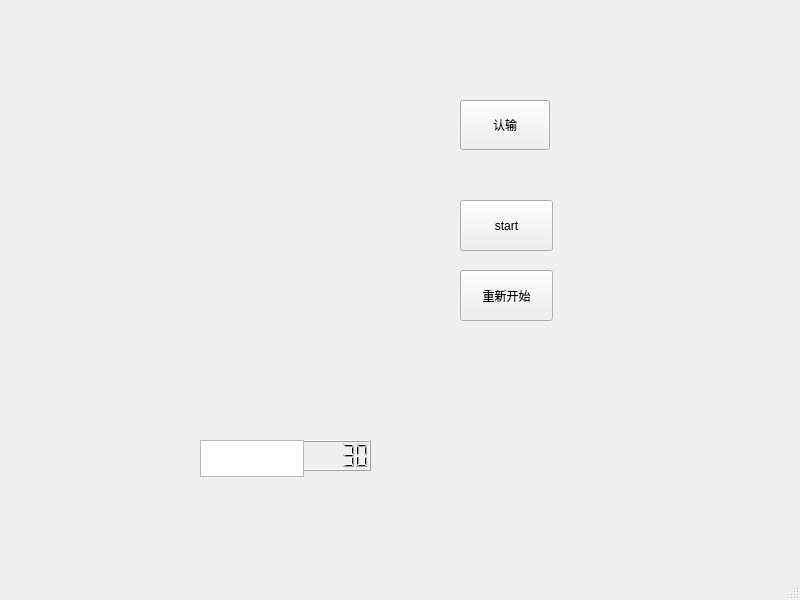
<?xml version="1.0" encoding="UTF-8"?>
<ui version="4.0">
 <class>MainWindow</class>
 <widget class="QMainWindow" name="MainWindow">
  <property name="geometry">
   <rect>
    <x>0</x>
    <y>0</y>
    <width>800</width>
    <height>600</height>
   </rect>
  </property>
  <property name="windowTitle">
   <string>MainWindow</string>
  </property>
  <widget class="QWidget" name="centralwidget">
   <widget class="QPushButton" name="quitButton">
    <property name="geometry">
     <rect>
      <x>460</x>
      <y>100</y>
      <width>90</width>
      <height>50</height>
     </rect>
    </property>
    <property name="text">
     <string>认输</string>
    </property>
   </widget>
   <widget class="QLCDNumber" name="lcdNumber">
    <property name="geometry">
     <rect>
      <x>300</x>
      <y>440</y>
      <width>71</width>
      <height>31</height>
     </rect>
    </property>
    <property name="value" stdset="0">
     <double>30.000000000000000</double>
    </property>
   </widget>
   <widget class="QPushButton" name="startButton">
    <property name="geometry">
     <rect>
      <x>460</x>
      <y>200</y>
      <width>93</width>
      <height>51</height>
     </rect>
    </property>
    <property name="text">
     <string>start</string>
    </property>
   </widget>
   <widget class="QPlainTextEdit" name="CountDown">
    <property name="geometry">
     <rect>
      <x>200</x>
      <y>440</y>
      <width>104</width>
      <height>37</height>
     </rect>
    </property>
   </widget>
   <widget class="QPushButton" name="restart">
    <property name="geometry">
     <rect>
      <x>460</x>
      <y>270</y>
      <width>93</width>
      <height>51</height>
     </rect>
    </property>
    <property name="text">
     <string>重新开始</string>
    </property>
   </widget>
  </widget>
  <widget class="QMenuBar" name="menubar">
   <property name="geometry">
    <rect>
     <x>0</x>
     <y>0</y>
     <width>800</width>
     <height>26</height>
    </rect>
   </property>
  </widget>
  <widget class="QStatusBar" name="statusbar"/>
 </widget>
 <resources/>
 <connections/>
</ui>
